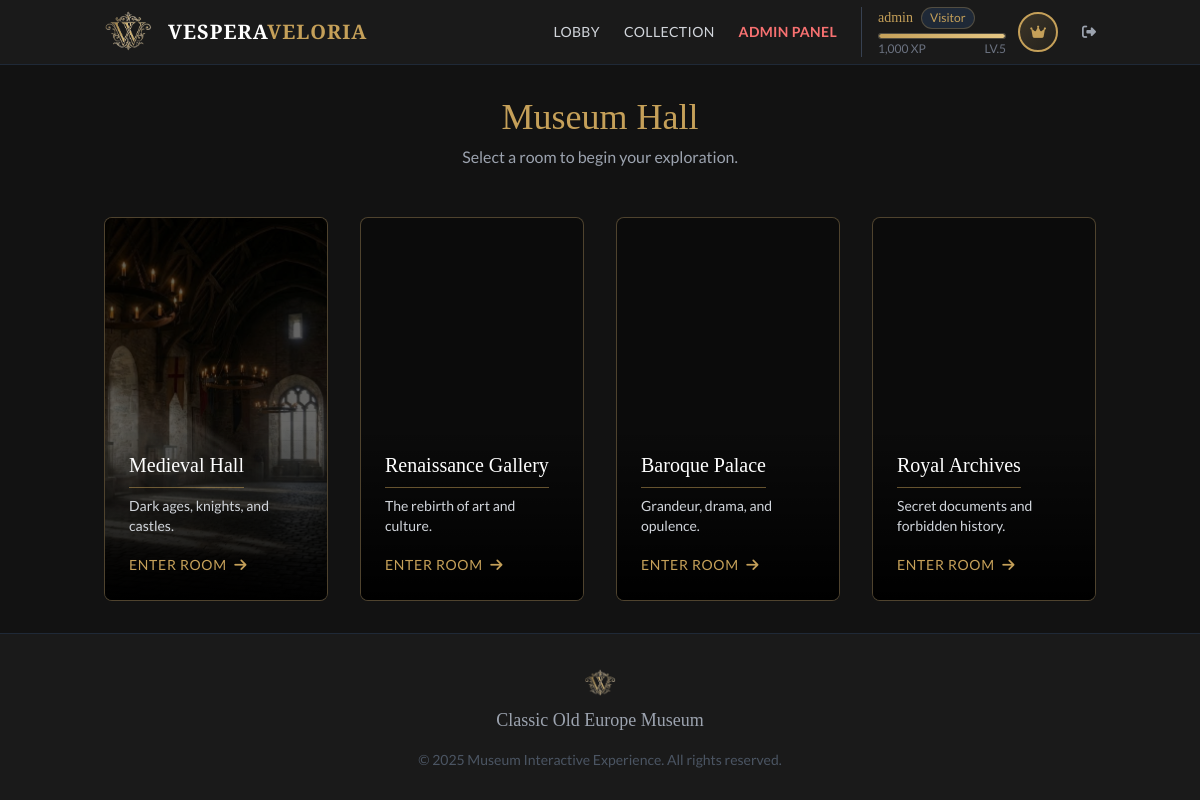
/public/lobby/ (signed in), run on the app's committed database.
### tables this page shows
CREATE TABLE `rooms` (
  `id` int(11) NOT NULL,
  `name` varchar(100) NOT NULL,
  `description` text DEFAULT NULL,
  `min_level` int(11) DEFAULT 1,
  `image_url` varchar(255) DEFAULT NULL,
  `hidden_artifact_name` varchar(100) DEFAULT NULL,
  `hidden_artifact_desc` text DEFAULT NULL,
  `hidden_artifact_image` varchar(255) DEFAULT NULL,
  `hidden_artifact_xp` int(11) DEFAULT 100,
  `professor_dialogs` text DEFAULT NULL
);

### app/Models/Room.php (called while the page is built, shortened)
<?php
class Room {
    public static function getAll($conn) {
        $result = $conn->query("SELECT * FROM rooms ORDER BY id");
        $rooms = [];
        while ($row = $result->fetch_assoc()) {
            $rooms[] = $row;
        }
        return $rooms;
    }
}

### public/lobby/index.php (the view, shortened to what this page needs)
<?php
require_once '../../app/Config/database.php';
require_once '../../app/Models/Room.php';
$user_level = $_SESSION['level'] ?? 1;
$all_rooms = Room::getAll($conn);
$rooms = [];
foreach ($all_rooms as $room) {
    $room['is_locked'] = ($user_level < $room['min_level']);
    $rooms[] = $room;
}
include '../header.php';
include '../navbar.php';
?>
<div class="flex-grow container mx-auto px-4 py-8 page-fade-in">
    <div class="text-center mb-12">
        <h1 class="text-4xl text-gold font-serif mb-2">Museum Hall</h1>
        <p class="text-gray-400">Select a room to begin your exploration.</p>
    </div>
    <?php if (empty($rooms)): ?>
    <div class="text-center py-20 bg-gray-900/50 rounded-lg border border-dashed border-gray-700">
        <i class="fas fa-door-closed text-6xl text-gray-700 mb-4"></i>
        <h3 class="text-xl text-gray-400 mb-2">No Rooms Available</h3>
        <p class="text-gray-600">The museum is being prepared. Please check back later.</p>
    </div>
    <?php else: ?>
    <div class="grid grid-cols-1 md:grid-cols-2 lg:grid-cols-4 gap-8">
        <?php foreach ($rooms as $room): ?>
            <div class="museum-card relative group rounded-lg overflow-hidden h-96">
                <div class="absolute inset-0 bg-cover bg-center transition duration-500 group-hover:scale-110"
                     style="background-image: url('<?php echo $room['image_url']; ?>');">
                </div>
                <div class="absolute inset-0 bg-black bg-opacity-60 transition duration-300 group-hover:bg-opacity-40"></div>
                <div class="absolute bottom-0 left-0 right-0 p-6 z-10 bg-gradient-to-t from-black to-transparent">
                    <h3 class="text-xl text-white font-serif mb-2 border-b border-gold/50 pb-2 inline-block">
                        <?php echo $room['name']; ?>
                    </h3>
                    <p class="text-gray-300 text-sm mb-4 line-clamp-2">
                        <?php echo $room['description']; ?>
                    </p>
                    <?php if (!$room['is_locked']): ?>
                        <a href="room.php?id=<?php echo $room['id']; ?>" class="inline-block text-gold text-sm hover:text-white transition uppercase tracking-wider">
                            Enter Room <i class="fas fa-arrow-right ml-1"></i>
                        </a>
                    <?php endif; ?>
                </div>
            </div>
        <?php endforeach; ?>
    </div>
    <?php endif; ?>
</div>
<?php
include '../footer.php';
?>

### public/assets/css/style.css (style rules this page uses)
:root { --color-gold: #c5a059; --color-gold-hover: #e6c885; --color-dark-bg: #1a1a1a; --color-darker-bg: #121212; --color-text: #e0e0e0; --color-parchment: #f0e6d2; }
body { font-family: "Lato", sans-serif; background-color: var(--color-darker-bg); color: var(--color-text); }
h1, h2, h3, h4, h5, h6, .font-serif { font-family: "Abhaya Libre", serif; }
.text-gold { color: var(--color-gold); }
.museum-card { background: rgba(30, 30, 30, 0.8); border: 1px solid rgba(197, 160, 89, 0.3); transition: all 0.3s ease; }
.page-fade-in { animation: page-enter 0.5s ease-out; }
.line-clamp-2 { display: -webkit-box; -webkit-line-clamp: 2; -webkit-box-orient: vertical; overflow: hidden; }

### public/header.php (style rules this page uses)
body { background-color: #121212; }

### data on the page
rooms: image_url (picture), name "Medieval Hall", description "Dark ages, knights, and castles."
rooms: name "Renaissance Gallery", description "The rebirth of art and culture."
rooms: name "Baroque Palace", description "Grandeur, drama, and opulence."
rooms: name "Royal Archives", description "Secret documents and forbidden history."

### other printed values
$username "admin"
$rank_name "Visitor"
$current_xp "1,000"
$level "5"
